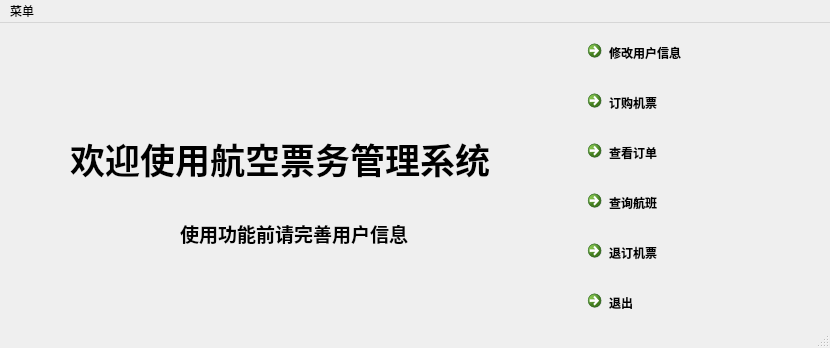
<?xml version="1.0" encoding="UTF-8"?>
<ui version="4.0">
 <class>usermenu</class>
 <widget class="QMainWindow" name="usermenu">
  <property name="geometry">
   <rect>
    <x>0</x>
    <y>0</y>
    <width>830</width>
    <height>348</height>
   </rect>
  </property>
  <property name="windowTitle">
   <string>欢迎使用票务管理系统</string>
  </property>
  <widget class="QWidget" name="centralwidget">
   <widget class="QCommandLinkButton" name="order">
    <property name="geometry">
     <rect>
      <x>580</x>
      <y>60</y>
      <width>185</width>
      <height>41</height>
     </rect>
    </property>
    <property name="text">
     <string>订购机票</string>
    </property>
   </widget>
   <widget class="QCommandLinkButton" name="checkorder">
    <property name="geometry">
     <rect>
      <x>580</x>
      <y>110</y>
      <width>185</width>
      <height>41</height>
     </rect>
    </property>
    <property name="text">
     <string>查看订单</string>
    </property>
   </widget>
   <widget class="QCommandLinkButton" name="changeinfo">
    <property name="geometry">
     <rect>
      <x>580</x>
      <y>10</y>
      <width>185</width>
      <height>41</height>
     </rect>
    </property>
    <property name="text">
     <string>修改用户信息</string>
    </property>
   </widget>
   <widget class="QCommandLinkButton" name="checkflight">
    <property name="geometry">
     <rect>
      <x>580</x>
      <y>160</y>
      <width>185</width>
      <height>41</height>
     </rect>
    </property>
    <property name="text">
     <string>查询航班</string>
    </property>
   </widget>
   <widget class="QCommandLinkButton" name="cancelorder">
    <property name="geometry">
     <rect>
      <x>580</x>
      <y>210</y>
      <width>185</width>
      <height>41</height>
     </rect>
    </property>
    <property name="text">
     <string>退订机票</string>
    </property>
   </widget>
   <widget class="QCommandLinkButton" name="exit">
    <property name="geometry">
     <rect>
      <x>580</x>
      <y>260</y>
      <width>185</width>
      <height>41</height>
     </rect>
    </property>
    <property name="text">
     <string>退出</string>
    </property>
   </widget>
   <widget class="QLabel" name="label">
    <property name="geometry">
     <rect>
      <x>70</x>
      <y>80</y>
      <width>441</width>
      <height>111</height>
     </rect>
    </property>
    <property name="font">
     <font>
      <family>Agency FB</family>
      <pointsize>26</pointsize>
      <weight>75</weight>
      <bold>true</bold>
     </font>
    </property>
    <property name="text">
     <string>欢迎使用航空票务管理系统</string>
    </property>
   </widget>
   <widget class="QLabel" name="label_2">
    <property name="geometry">
     <rect>
      <x>180</x>
      <y>190</y>
      <width>251</width>
      <height>41</height>
     </rect>
    </property>
    <property name="font">
     <font>
      <family>Agency FB</family>
      <pointsize>14</pointsize>
      <weight>75</weight>
      <bold>true</bold>
     </font>
    </property>
    <property name="text">
     <string>使用功能前请完善用户信息</string>
    </property>
   </widget>
  </widget>
  <widget class="QMenuBar" name="menubar">
   <property name="geometry">
    <rect>
     <x>0</x>
     <y>0</y>
     <width>830</width>
     <height>23</height>
    </rect>
   </property>
   <widget class="QMenu" name="menu">
    <property name="title">
     <string>菜单</string>
    </property>
    <addaction name="actionexit"/>
   </widget>
   <addaction name="menu"/>
  </widget>
  <widget class="QStatusBar" name="statusbar"/>
  <action name="actionexit">
   <property name="text">
    <string>exit</string>
   </property>
  </action>
 </widget>
 <resources/>
 <connections/>
</ui>
